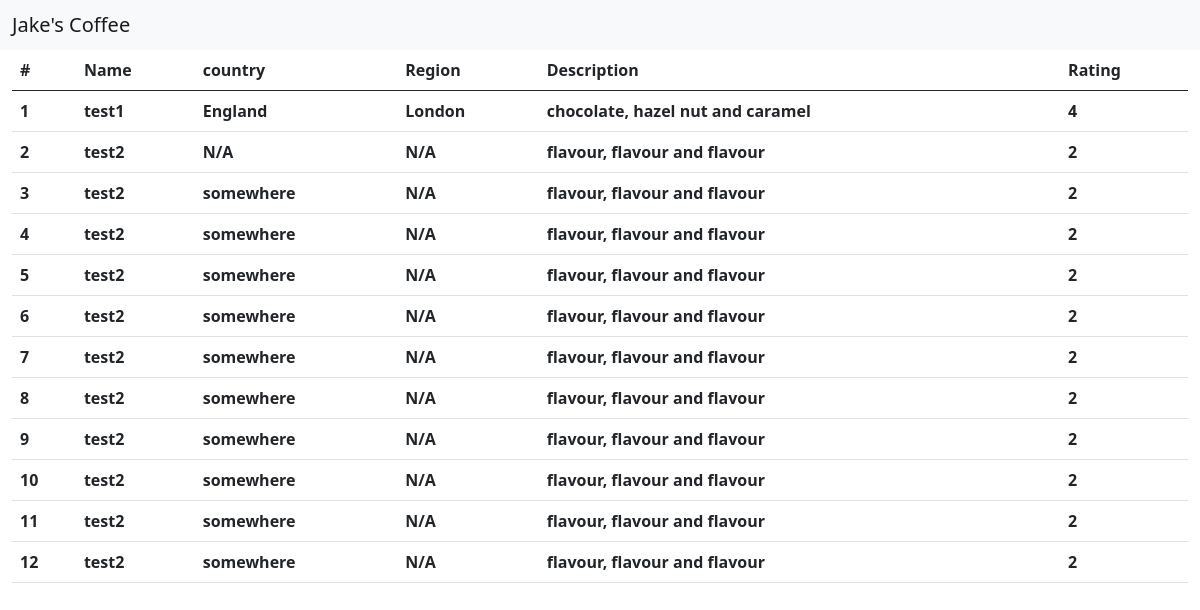
Screenshot of /admin (signed in) with the database file from the repository.
### app/models.py (models this page shows)
class Bean(db.Model):
    id = db.Column(db.Integer, primary_key=True)
    name = db.Column(db.String(20), index=True, nullable=False)
    country = db.Column(db.String(20), index=True)
    region = db.Column(db.String(20), index=True)
    description = db.Column(db.String(80))
    rating = db.Column(db.Integer, index=True, nullable=False)

### app/routes.py (the view)
@app.route('/admin')
@login_required
def admin():
    beans = Bean.query.all()
    return render_template('admin.html', beans=beans)

### app/models.py (called while the page is built)
@login.user_loader
def load_user(user_id):
    return AdminUser.query.get(user_id)

### app/templates/admin.html
{% extends 'base.html' %}
{% block content %}
<div class="container-fluid">
    <table class="table">
        <thead>
            <tr>
                <th scope="col">#</th>
                <th scope="col">Name</th>
                <th scope="col">country</th>
                <th scope="col">Region</th>
                <th scope="col">Description</th>
                <th scope="col">Rating</th>
            </tr>
        </thead>
        <tbody>
            {% for bean in beans %}
            {% include '_admin_beans.html' %}
            {% endfor %}
        </tbody>
    </table>
</div>
{% endblock %}

### app/templates/_admin_beans.html
<tr>
    <th scope="col">{{ bean.id }}</th>
    <th scope="col">{{ bean.name }}</th>
    {% if bean.country %}
    <th scope="col">{{ bean.country }}</th>
    {% else %}
    <th scope="col">N/A</th>
    {% endif %}
    {% if bean.region %}
    <th scope="col">{{ bean.region }}</th>
    {% else %}
    <th scope="col">N/A</th>
    {% endif %}
    {% if bean.description %}
    <th scope="col">{{ bean.description }}</th>
    {% else %}
    <th scope="col">N/A</th>
    {% endif %}
    <th scope="col">{{ bean.rating }}</th>
</tr>

### rows the page displays
Bean: id "1", name "test1", country "England", region "London", description "chocolate, hazel nut and caramel", rating "4"
Bean: id "2", name "test2", shows "N/A", description "flavour, flavour and flavour", rating "2"
Bean: id "3", name "test2", country "somewhere", shows "N/A", description "flavour, flavour and flavour", rating "2"
Bean: id "4", name "test2", country "somewhere", shows "N/A", description "flavour, flavour and flavour", rating "2"
Bean: id "5", name "test2", country "somewhere", shows "N/A", description "flavour, flavour and flavour", rating "2"
Bean: id "6", name "test2", country "somewhere", shows "N/A", description "flavour, flavour and flavour", rating "2"
Bean: id "7", name "test2", country "somewhere", shows "N/A", description "flavour, flavour and flavour", rating "2"
Bean: id "8", name "test2", country "somewhere", shows "N/A", description "flavour, flavour and flavour", rating "2"
Bean: id "9", name "test2", country "somewhere", shows "N/A", description "flavour, flavour and flavour", rating "2"
Bean: id "10", name "test2", country "somewhere", shows "N/A", description "flavour, flavour and flavour", rating "2"
Bean: id "11", name "test2", country "somewhere", shows "N/A", description "flavour, flavour and flavour", rating "2"
Bean: id "12", name "test2", country "somewhere", shows "N/A", description "flavour, flavour and flavour", rating "2"
